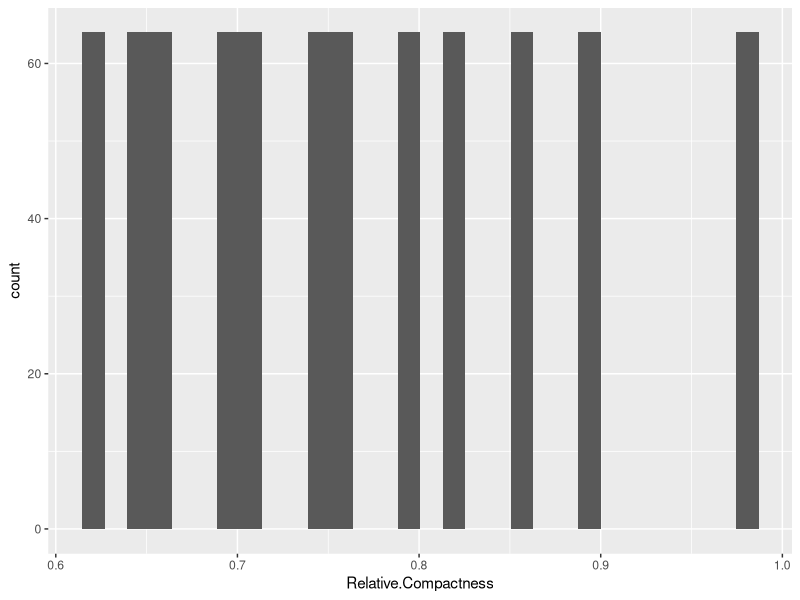
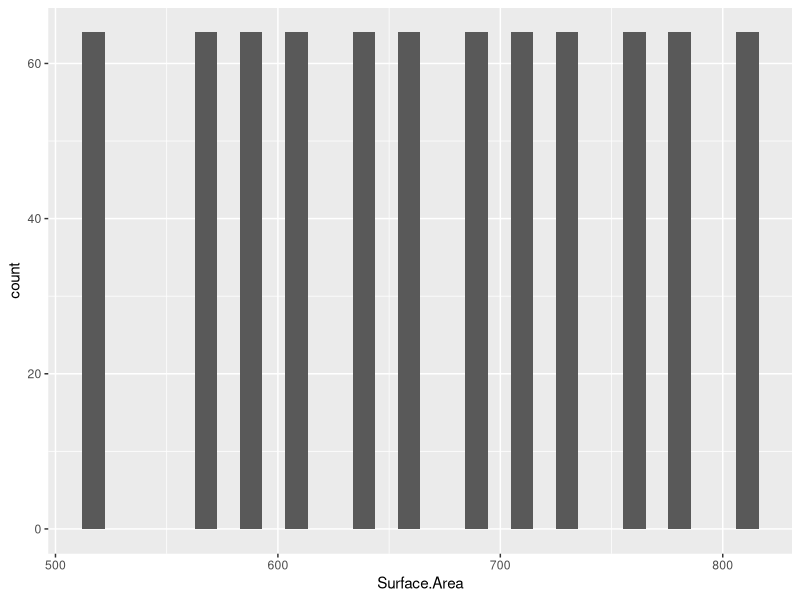
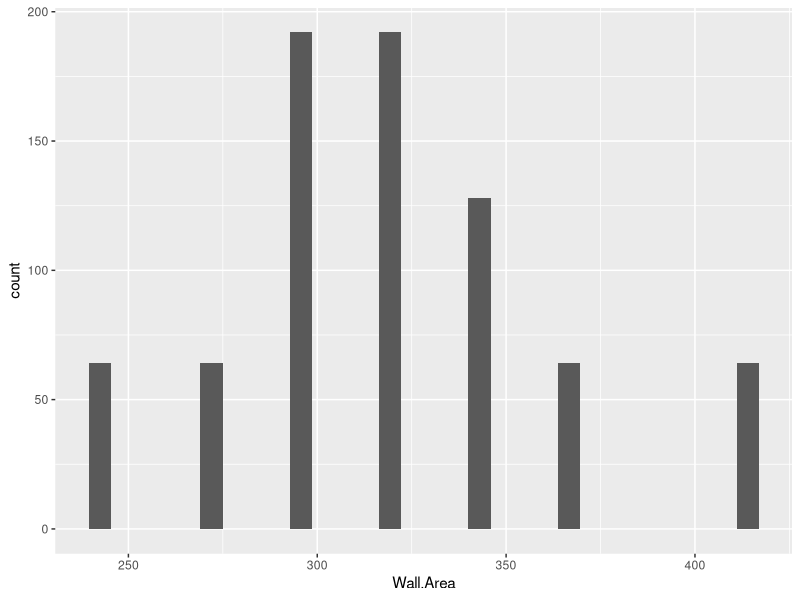
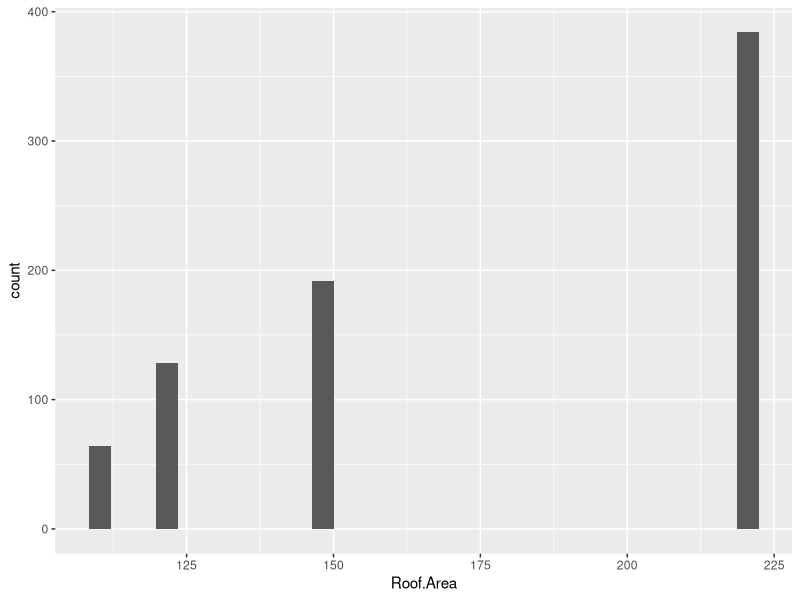
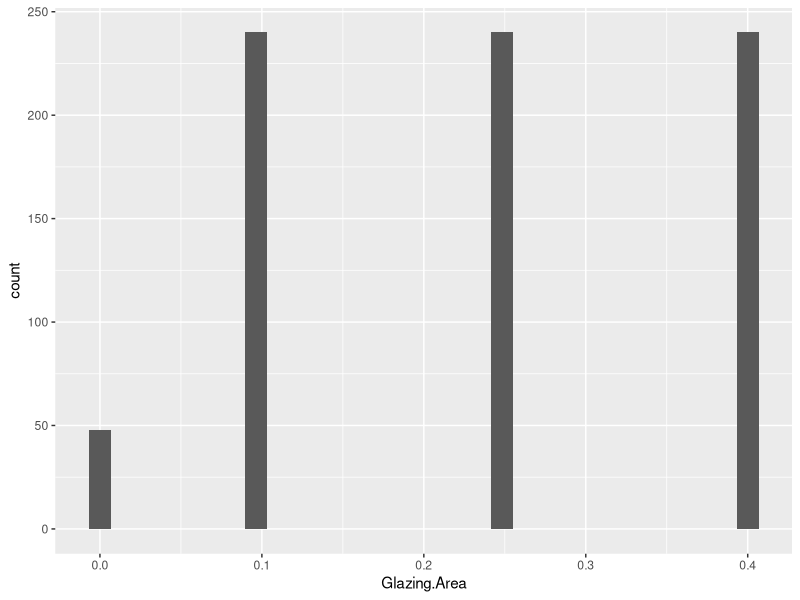
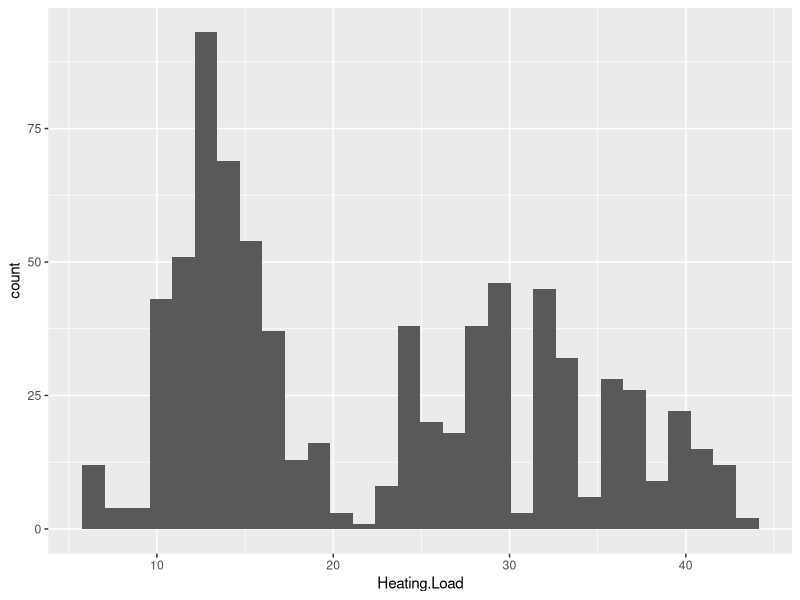
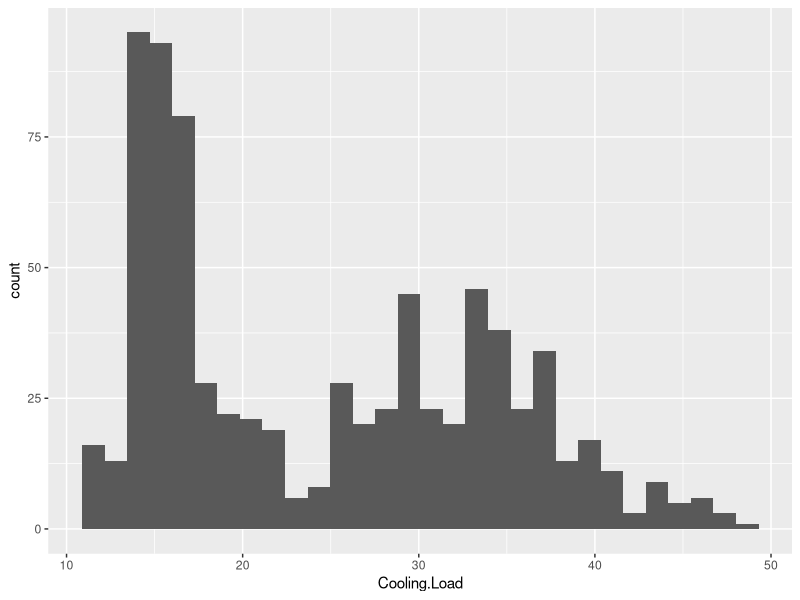
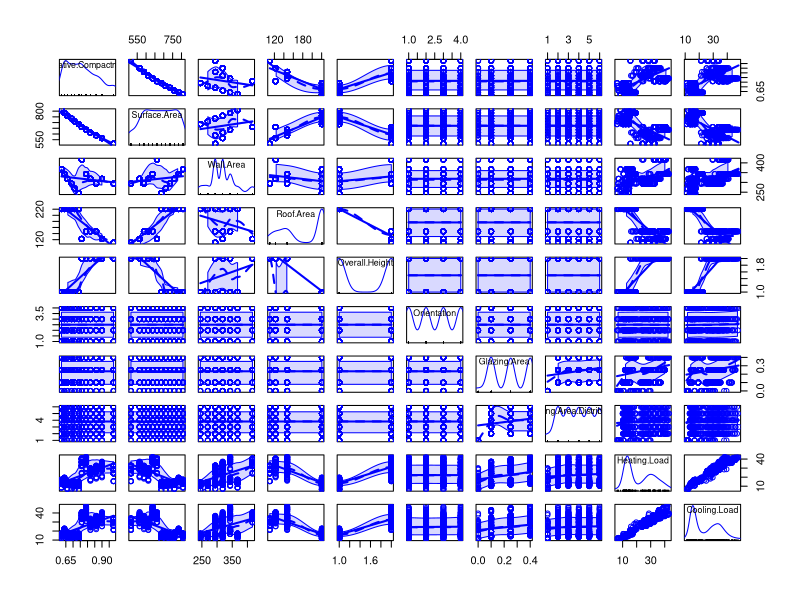

Write R code to recreate these figures, in order. (Note: this script raises an error after producing the figures.)
# read csv
energydata <- read.csv(file = "EnergyEfficiencyData.csv", header = TRUE)
head(energydata)
facCol <- c("Overall.Height", "Orientation", "Glazing.Area.Distribution")
energydata[, facCol] <- lapply(energydata[,facCol], as.factor)
str(energydata)
summary(energydata)

# histogram all values are they really numerics? 
# find number of unique values in each column
lapply(lapply(energydata, unique), length)

# visual illustration
require(ggplot2)
histFun <- function(x)
{
  cnames <- names(x)
  for(i in seq_along(cnames)){
    print(ggplot(x, aes_string(x = cnames[i])) + geom_histogram())
  }
}

#remove factors
energydataSub <- energydata[, -which(names(energydata) %in% facCol)]
# create histograms 
histFun(energydataSub)

# histogram of glazing area is this really a numeric?

# correlation scatterplot on numerics? potentially group on factors with color and shape...
require(car)
scatterplotMatrix(x = energydata, var.labels = colnames(energydata), diagonal = c("histogram"))

require(corrplot)
col <- colorRampPalette(c("#BB4444", "#EE9988", "#FFFFFF", "#77AADD", "#4477AA"))
R <- cor(x = energydataSub, method = c("pearson"))
print(R)

# correlation plot code based on article: 
# http://www.sthda.com/english/wiki/visualize-correlation-matrix-using-correlogram

p.mat <- cor.mtest(energydataSub)
head(p.mat)

corrplot(R, method="color", col=col(200),  
         type="lower", order="hclust", 
         addCoef.col = "black", # Add coefficient of correlation
         tl.col="black", tl.srt=45, #Text label color and rotation
         # Combine with significance
         p.mat = p.mat, sig.level = 0.05, insig = "blank", 
         # hide correlation coefficient on the principal diagonal
         diag=FALSE 
)

ggplot(energydata, aes(Relative.Compactness, Heating.Load)) + geom_point(aes(color = factor(Roof.Area), size = Surface.Area,
                                                                             shape = factor(Overall.Height)), alpha = 0.3) + 
  xlab('Relative Compactness') + ylab('Heating Load') + 
  ggtitle('Rel Compt vs. Energy Eff (Heating Load)')

ggplot(energydata, aes(Relative.Compactness, Cooling.Load)) + geom_point(aes(color = factor(Overall.Height))) + 
  xlab('Relative Compactness') + ylab('Heating Load') + 
  ggtitle('Rel Compt vs. Energy Eff (Cooling Load)')

ggplot(energydata, aes(Relative.Compactness, Cooling.Load)) + geom_point(aes(color = factor(Overall.Height))) + 
  xlab('Relative Compactness') + ylab('Heating Load') + 
  ggtitle('Rel Compt vs. Energy Eff (Cooling Load)')

ggplot(energydata, aes(Relative.Compactness, Surface.Area)) + geom_point(aes(color = factor(Roof.Area), #size = Heating.Load,
                                                                             shape = factor(Overall.Height)), alpha = 0.3) + 
  xlab('Relative Compactness') + ylab('Surface Area') + 
  ggtitle('How Relative Compactness relates \n to Surface Area with \n Height and Roof Area')

ggplot(energydata, aes(Relative.Compactness, Wall.Area)) + geom_point(aes(color = factor(Roof.Area), #size = Heating.Load,
                                                                             shape = factor(Overall.Height)), alpha = 0.3) + 
  xlab('Relative Compactness') + ylab('Wall Area') + 
  ggtitle('How Relative Compactness relates \n to Wall Area with \n Height and Roof Area')

ggplot(energydata, aes(Relative.Compactness, Heating.Load)) + geom_point(aes(color = factor(Roof.Area), size = Wall.Area,
                                                                             shape = factor(Overall.Height)), alpha = 0.3) + 
  xlab('Relative Compactness') + ylab('Heating Load') + 
  ggtitle('Rel Compt vs. Energy Eff (Heating Load)')